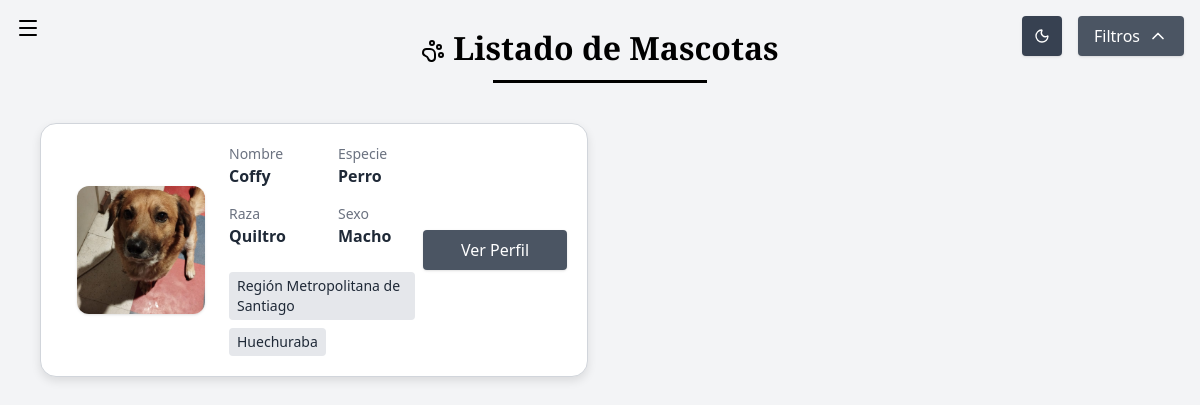
Page /index.php?raza=Quiltro on the committed database.
### tables this page shows
CREATE TABLE mascotas (
    id INT AUTO_INCREMENT PRIMARY KEY,
    estado_salud VARCHAR(100) NOT NULL,
    nombre VARCHAR(100) NOT NULL,
    sexo VARCHAR(20) NOT NULL,
    raza VARCHAR(100) NOT NULL,
    especie VARCHAR(100) NOT NULL,
    edad INT NOT NULL,
    nro_chip VARCHAR(50) NOT NULL,
    tamaño VARCHAR(50) NOT NULL,
    foto VARCHAR (255) NOT NULL,
    refugio_id INT NOT NULL,
    adoptante_id INT DEFAULT NULL,
    region_id INT NOT NULL,
    comuna_id INT NOT NULL,

    FOREIGN KEY (refugio_id) REFERENCES usuarios(id),
    FOREIGN KEY (adoptante_id) REFERENCES usuarios(id),
    FOREIGN KEY (region_id) REFERENCES region(id),
    FOREIGN KEY (comuna_id) REFERENCES comuna(id)
);

CREATE TABLE region (
    id INT AUTO_INCREMENT PRIMARY KEY,
    nombre VARCHAR(100) NOT NULL
);

CREATE TABLE comuna (
    id INT AUTO_INCREMENT PRIMARY KEY,
    nombre VARCHAR(100) NOT NULL,
    region_id INT NOT NULL,
    FOREIGN KEY (region_id) REFERENCES region(id) ON DELETE CASCADE ON UPDATE CASCADE
);

### index.php (the view, shortened to what this page needs)
<?php
include("conexion.php");
$conexion->set_charset("utf8mb4");
$condiciones = [];
if (!empty($_GET['raza'])) {
    $raza = $conexion->real_escape_string($_GET['raza']);
    $condiciones[] = "m.raza LIKE '%$raza%'";
}
$condiciones[] = "m.estado = 'No Adoptado'";
$where = count($condiciones) > 0 ? "WHERE " . implode(" AND ", $condiciones) : "";
$query = "SELECT m.id, m.nombre, m.raza, m.especie, m.sexo, m.foto, m.refugio_id, r.nombre AS region_nombre, c.nombre AS comuna_nombre
          FROM mascotas m
          LEFT JOIN region r ON m.region_id = r.id
          LEFT JOIN comuna c ON m.comuna_id = c.id
          $where";
$resultado = $conexion->query($query);
?>
<!DOCTYPE html>
<html lang="es">
<head>
  <script src="https://cdn.tailwindcss.com"></script>
</head>
<body class="bg-gray-100 text-gray-800">
    <div class="fixed top-4 right-4 z-50 flex gap-4">
      <button id="modoToggle" class="bg-gray-700 text-white px-3 py-2 rounded shadow flex items-center justify-center w-10 h-10">
      </button>
      <button id="toggle-filtros" class="bg-gray-600 text-white px-4 py-2 rounded shadow hover:bg-blue-700 transition flex items-center gap-2">
        <span>Filtros</span>
        <svg id="filtro-flecha" xmlns="http://www.w3.org/2000/svg" class="w-5 h-5 transition-transform duration-300 transform rotate-0" viewBox="0 0 24 24" fill="none" stroke="currentColor" stroke-width="2" stroke-linecap="round" stroke-linejoin="round">
          <polyline points="6 9 12 15 18 9"></polyline>
        </svg>
      </button>
    </div>
    <div class="menu-toggle">
      <label for="btn-menu" class="cursor-pointer">
        <i data-lucide="menu" class="menu-icono w-6 h-6"></i>
      </label>
    </div>
  <header class="header-elegante text-center mt-6">
    <h1><i data-lucide="paw-print" class="inline-block w-6 h-6 mr-2 align-middle"></i>Listado de Mascotas</h1>
  </header>
<section class="mascota-lista max-w-6xl mx-auto mt-8 px-4 grid grid-cols-1 md:grid-cols-2 gap-6">
    <?php if ($resultado && $resultado->num_rows > 0): ?>
      <?php while ($mascotas = $resultado->fetch_assoc()): ?>
        <div class="card bg-white border border-gray-300 shadow-[0_4px_10px_rgba(0,0,0,0.1)] rounded-2xl p-5 flex justify-between transition-all duration-300 hover:shadow-lg hover:-translate-y-1">
          <div class="flex items-center">
            <div class="mr-6 pl-4 flex flex-col items-center">
              <?php if (!empty($mascotas['foto']) && file_exists($mascotas['foto'])): ?>
                  <img src="<?= htmlspecialchars($mascotas['foto']) ?>" alt="Foto de la mascota" class="w-32 h-32 object-cover rounded-xl shadow">
              <?php else: ?>
                  <img src="img/mascota_default.png" alt="" class="w-32 h-32 object-cover rounded-xl shadow opacity-50">
              <?php endif; ?>
            </div>
            <div class="flex-1 grid grid-cols-1 md:grid-cols-2 gap-x-8 gap-y-4">
              <div>
                  <p class="text-gray-500 text-sm">Nombre</p>
                  <p class="text-gray-800 font-semibold"><?= htmlspecialchars($mascotas['nombre']) ?></p>
              </div>
              <div>
                  <p class="text-gray-500 text-sm">Especie</p>
                  <p class="text-gray-800 font-semibold"><?= htmlspecialchars($mascotas['especie']) ?></p>
              </div>
              <div>
                  <p class="text-gray-500 text-sm">Raza</p>
                  <p class="text-gray-800 font-semibold"><?= htmlspecialchars($mascotas['raza']) ?></p>
              </div>
              <div>
                  <p class="text-gray-500 text-sm">Sexo</p>
                  <p class="text-gray-800 font-semibold"><?= htmlspecialchars($mascotas['sexo']) ?></p>
              </div>
              <div class="col-span-2 mt-2 flex flex-wrap gap-2">
                <span class="bg-gray-200 px-2 py-1 rounded text-sm"><?= htmlspecialchars($mascotas['region_nombre'] ?? '') ?></span>
                <span class="bg-gray-200 px-2 py-1 rounded text-sm"><?= htmlspecialchars($mascotas['comuna_nombre'] ?? '') ?></span>
              </div>
            </div>
          </div>
          <div class="ml-2 self-center flex flex-col gap-2">
            <?php if (isset($_SESSION["usuario_id"])): ?>
              <a href="perfilmascota.php?id=<?= $mascotas['id'] ?>">
                <button class="bg-gray-600 text-white px-4 py-2 rounded shadow hover:bg-blue-700 transition w-36">Ver Perfil</button>
              </a>
            <?php else: ?>
              <button onclick="alertaLogin()" class="bg-gray-600 text-white px-4 py-2 rounded shadow hover:bg-blue-700 transition w-36">Ver Perfil</button>
            <?php endif; ?>
          </div>
        </div>
      <?php endwhile; ?>
    <?php else: ?>
      <p class="text-center text-gray-500">No hay mascotas registradas.</p>
    <?php endif; ?>
  </section>
</body>
</html>

### index.php (style rules this page uses)
.menu-toggle { position: fixed; top: 1rem; left: 1rem; z-index: 50; }
body, .bg-white, .text-gray-800, .text-gray-500, .bg-gray-200, .bg-gray-600, .border-gray-300, .side-menu, .side-menu a, #toggle-filtros, form button[type="submit"], .mascota-lista span.bg-gray-200, .menu-container { transition: background-color 0.3s ease, color 0.3s ease, border-color 0.3s ease, opacity 0.3s ease, transform 0.3s ease; }
.header-elegante h1 { font-family: 'Playfair Display', serif; font-size: 2rem; font-weight: 600; position: relative; display: inline-block; padding-bottom: 0.5rem; color: #000000; transition: color 0.3s ease; }
.header-elegante h1::after { content: ""; display: block; width: 60%; height: 3px; background-color: #000; margin: 0.5rem auto 0; transition: background-color 0.3s ease; }
.menu-icono { color: #000000; transition: color 0.3s ease; }

### rows in the picture
mascotas: foto (picture), nombre "Coffy", especie "Perro", raza "Quiltro", sexo "Macho", region.nombre "Región Metropolitana de Santiago", comuna.nombre "Huechuraba"
